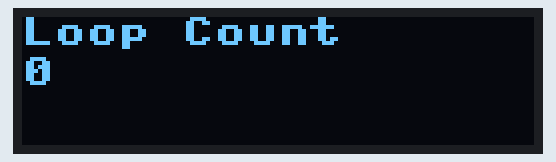
Bench run of a program on a simulated Raspberry Pi Pico running MicroPython. On the bench: 128×32 one-colour display. Library files of the repository ran but are not shown: ssd1306.py.

Above: at 1.1 s.
At 8.2 s:
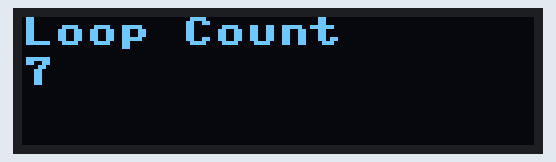
At 13.2 s:
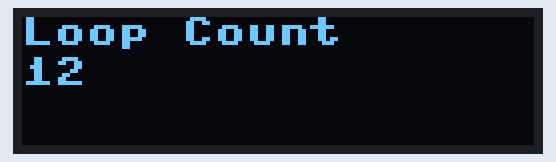
At 19.3 s:
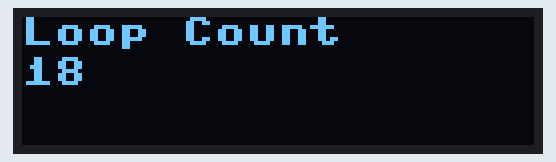
At 28.4 s:
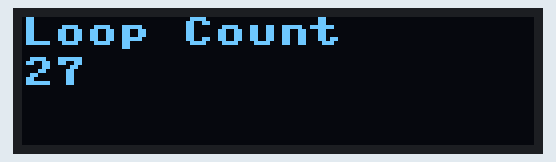
At 38.6 s:
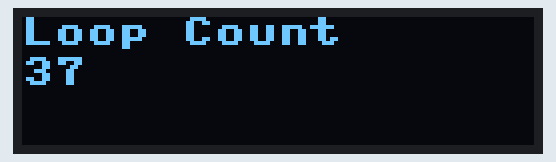

The program:

example.py
```python
import machine
import utime
import ssd1306
sda=machine.Pin(18)
scl=machine.Pin(19)
i2c=machine.I2C(1,sda=sda, scl=scl, freq=400000)
oled = ssd1306.SSD1306_I2C(128, 32, i2c)
loop = 0
while True:
    utime.sleep(1)
    oled.fill(0)
    oled.text("Loop Count", 0, 0)
    oled.text(str(loop), 0, 10)
    oled.show()
    loop=loop+1
```

Measured:
- what the display in image 0 shows lasts 1.0 s, from 1.0 s to 2.0 s
